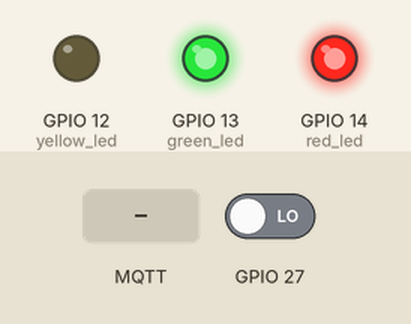
The sketch below on a simulated ESP32. Parts: output pins drawn as LEDs (lit = HIGH). Dashed ring = blinking. Inputs (shaded band) come from the test bench; at power-on: GPIO 27 LOW. WiFi joins after 1.5 s; servers stay silent unless stated; no MQTT or app messages arrive unless stated; what the sketch prints to the serial monitor is not drawn.

Above: at 2.7 s.
2.8 s: GPIO 27 driven HIGH
At 6.8 s:
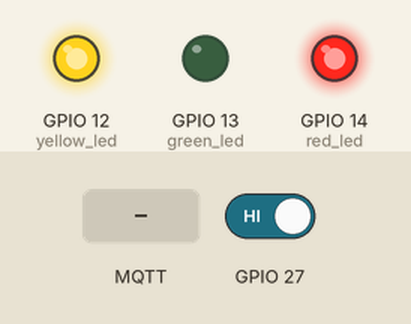
6.9 s: MQTT message "alerta" arrives on the first subscribed topic
At 8.7 s:
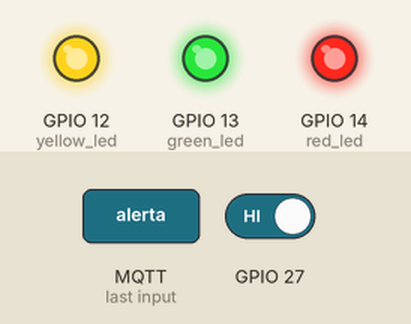
9.0 s: MQTT message "amarelo" arrives on the first subscribed topic
At 10.4 s:
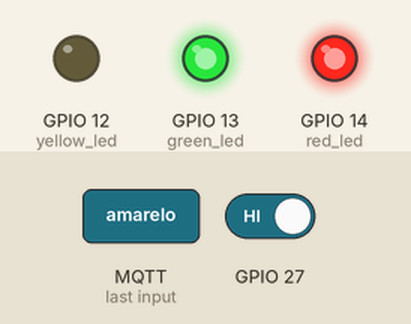
11.0 s: GPIO 27 driven LOW
At 12.0 s:
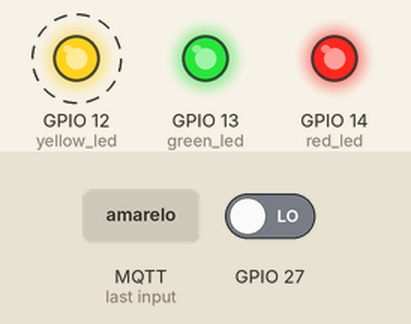
Timing chart, 0 to 18.0 s (numbered marks = the images above; inputs shaded):
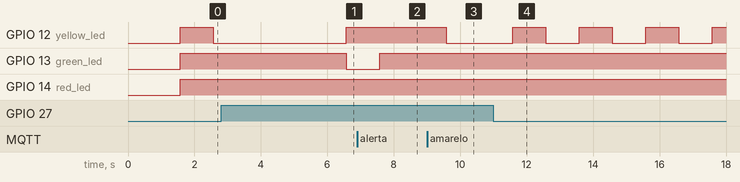

Measured:
- after the input at 2.8 s, GPIO 13 (green_led): HIGH → LOW after 3.8 s
- after the input at 6.9 s, GPIO 13 (green_led): LOW → HIGH after 0.67 s
- after the input at 9.0 s, GPIO 12 (yellow_led): goes on until 9.6 s, then stays LOW
- after the input at 11.0 s, GPIO 12 (yellow_led): alternates HIGH for 1.0 s and LOW for 1.0 s, starting after 0.58 s

The sketch:

semaforo_MQTT_sensor.ino
```cpp
/* Headers */
/* Autor : Gabriel Francisco Barbosa Silva */
#include <WiFi.h> /* Header para uso das funcionalidades de wi-fi do ESP32 */
#include <PubSubClient.h>  /*  Header para uso da biblioteca PubSubClient */

/* Defines do MQTT */
/*
 *
 */
/* IMPORTANTE: recomendamos fortemente alterar os nomes
               desses tópicos. Caso contrário, há grandes
               chances de você enviar e receber mensagens de um ESP32
               de outra pessoa.
*/
/* Tópico MQTT para recepção de informações do broker MQTT para ESP32 */
#define TOPICO_SUBSCRIBE "SEMAFORO_recebe_informacao"
/* Tópico MQTT para envio de informações do ESP32 para broker MQTT */
#define TOPICO_PUBLISH   "SEMAFORO_envia_informacao"
/* id mqtt (para identificação de sessão) */
/* IMPORTANTE: este deve ser único no broker (ou seja,
               se um client MQTT tentar entrar com o mesmo
               id de outro já conectado ao broker, o broker
               irá fechar a conexão de um deles).
*/
#define ID_MQTT  "INCB_Cliente_MQTT"
/*  Variáveis e constantes globais */
/* SSID / nome da rede WI-FI que deseja se conectar */
const char* SSID = "ROILIZ_2G";
/*  Senha da rede WI-FI que deseja se conectar */
const char* PASSWORD = "knn1056c";

/* URL do broker MQTT que deseja utilizar */
const char* BROKER_MQTT = "broker.hivemq.com";
/* Porta do Broker MQTT */
int BROKER_PORT = 1883;

unsigned long tempo_atual = 0;
int tempo = 0;
String estado = "vermelho", msg = "normal";
bool status_yellow_led = 0;

#define red_led 14    //Declara o led vermelho no pino 14 do ESP32
#define yellow_led 12 //Declara o led vermelho no pino 12 do ESP32
#define green_led 13  //Declara o led vermelho no pino 13 do ESP32

/* Variáveis e objetos globais */
WiFiClient espClient;      //Instancia o objeto espClient na Classe WiFiClient da biblioteca WiFi.h
PubSubClient MQTT(espClient); //Instancia o objeto MQTT na Classe PubSubClient da biblioteca PubSubClient.h

//Prototypes
void init_serial(void);
void init_wifi(void);
void init_mqtt(void);
void reconnect_wifi(void);
void mqtt_callback(char* topic, byte* payload, unsigned int length);
void verifica_conexoes_wifi_mqtt(void);

/*
 *  Implementações das funções
 */
void setup()
{
    init_serial();
    init_wifi();
    init_mqtt();
    //Captura o valor do millis para fazer a lógica de tempo do semáforo
    tempo_atual = millis();
    //Definição das portas do ESP32 como de saída
    pinMode(red_led, OUTPUT);
    pinMode(yellow_led, OUTPUT);
    pinMode(green_led, OUTPUT);
}

/* Função: inicializa comunicação serial com baudrate 115200 (para fins de monitorar no terminal serial
*          o que está acontecendo.
* Parâmetros: nenhum
* Retorno: nenhum
*/
void init_serial()
{
    Serial.begin(115200); //Taxa de transmissão da comunicação serial
}

/* Função: inicializa e conecta-se na rede WI-FI desejada
 * Parâmetros: nenhum
 * Retorno: nenhum
 */
void init_wifi(void)
{
    delay(10);
    Serial.println("------Conexao WI-FI------");
    Serial.print("Conectando-se na rede: ");
    Serial.println(SSID);
    Serial.println("Aguarde");
    reconnect_wifi();
}

/* Função: inicializa parâmetros de conexão MQTT(endereço do
 *         broker, porta e seta função de callback)
 * Parâmetros: nenhum
 * Retorno: nenhum
 */
void init_mqtt(void)
{
    /* informa a qual broker e porta deve ser conectado */
    MQTT.setServer(BROKER_MQTT, BROKER_PORT);
    /* atribui função de callback (função chamada quando qualquer informação do
    tópico subescrito chega) */
    MQTT.setCallback(mqtt_callback);
}

/* Função: função de callback
 *          esta função é chamada toda vez que uma informação de
 *          um dos tópicos subescritos chega)
 * Parâmetros: nenhum
 * Retorno: nenhum
 * */
void mqtt_callback(char* topic, byte* payload, unsigned int length)
{
    msg = "";

    //obtem a string do payload recebido
    for(int i = 0; i < length; i++)
    {
       char c = (char)payload[i];
       msg += c;
    }
    Serial.print("[MQTT] Mensagem recebida: ");
    Serial.println(msg);
    if (msg == "alerta"){
      Serial.println("Semaforo em alerta, piscando amarelo.");
      digitalWrite(red_led, HIGH);
      digitalWrite(yellow_led, HIGH);
      digitalWrite(green_led, HIGH);
    }
}

/* Função: reconecta-se ao broker MQTT (caso ainda não esteja conectado ou em caso de a conexão cair)
 *          em caso de sucesso na conexão ou reconexão, o subscribe dos tópicos é refeito.
 * Parâmetros: nenhum
 * Retorno: nenhum
 */
void reconnect_mqtt(void)
{
    while (!MQTT.connected())
    {
        Serial.print("* Tentando se conectar ao Broker MQTT: ");
        Serial.println(BROKER_MQTT);
        if (MQTT.connect(ID_MQTT))
        {
            Serial.println("Conectado com sucesso ao broker MQTT!");
            MQTT.subscribe(TOPICO_SUBSCRIBE);
        }
        else
        {
            Serial.println("Falha ao reconectar no broker.");
            Serial.println("Havera nova tentatica de conexao em 2s");
            delay(2000);
        }
    }
}

/* Função: reconecta-se ao WiFi
 * Parâmetros: nenhum
 * Retorno: nenhum
*/
void reconnect_wifi()
{
    /* se já está conectado a rede WI-FI, nada é feito.
       Caso contrário, são efetuadas tentativas de conexão */
    if (WiFi.status() == WL_CONNECTED)
        return;

    WiFi.begin(SSID, PASSWORD);

    while (WiFi.status() != WL_CONNECTED)
    {
        delay(100);
        Serial.print(".");
    }

    Serial.println();
    Serial.print("Conectado com sucesso na rede ");
    Serial.print(SSID);
    Serial.println("IP obtido: ");
    Serial.println(WiFi.localIP());
}

/* Função: verifica o estado das conexões WiFI e ao broker MQTT.
 *         Em caso de desconexão (qualquer uma das duas), a conexão
 *         é refeita.
 * Parâmetros: nenhum
 * Retorno: nenhum
 */
void verifica_conexoes_wifi_mqtt(void)
{
    /* se não há conexão com o WiFI, a conexão é refeita */
    reconnect_wifi();
    /* se não há conexão com o Broker, a conexão é refeita */
    if (!MQTT.connected())
        reconnect_mqtt();
}

/* programa principal */
void loop()
{
    /* garante funcionamento das conexões WiFi e ao broker MQTT */
    verifica_conexoes_wifi_mqtt();
    /* Envia frase ao broker MQTT */
    bool ir_sensor = digitalRead(27);
    //Serial.println(ir_sensor);
    tempo = millis() - tempo_atual;

    //Liga o LED vermelho quando o tempo de 11 segundos estourar
    if ((tempo > 11000)and(estado == "amarelo")and(msg == "normal")and(ir_sensor == 1)){
      estado = "vermelho";
      MQTT.publish(TOPICO_PUBLISH, "Semaforo Vermelho.");
      digitalWrite(red_led, LOW);
      digitalWrite(yellow_led, HIGH);
      digitalWrite(green_led, HIGH);
      tempo_atual = millis();
    }

    //Liga o LED amarelo quando o tempo de 8 segundos estourar
    else if ((tempo > 8000)and(estado == "verde")and(msg == "normal")and(ir_sensor == 1)){
      estado = "amarelo";
      MQTT.publish(TOPICO_PUBLISH, "Semaforo Amarelo.");
      digitalWrite(red_led, HIGH);
      digitalWrite(yellow_led, LOW);
      digitalWrite(green_led, HIGH);
    }

    //Liga o LED verde quando o tempo de 4 segundos estourar
    else if ((tempo > 4000)and(estado == "vermelho")and(msg == "normal")and(ir_sensor == 1)){
      estado = "verde";
      MQTT.publish(TOPICO_PUBLISH, "Semaforo Verde.");
      digitalWrite(red_led, HIGH);
      digitalWrite(yellow_led, HIGH);
      digitalWrite(green_led, LOW);
    }

    //Se receber a mensagem "alerta" via MQTT o semáforo ficará com o Led Amarelo piscando
    if ((msg == "alerta") or (ir_sensor == 0)){
      MQTT.publish(TOPICO_PUBLISH, "Semaforo em ALERTA.");
      digitalWrite(red_led, HIGH);
      digitalWrite(green_led, HIGH);
      status_yellow_led = !status_yellow_led;
      digitalWrite(yellow_led, status_yellow_led);
      tempo_atual = millis();
    }

    /* keep-alive da comunicação com broker MQTT */
    MQTT.loop();
    /* Agurda 1 segundo para próximo envio */
    delay(1000);
}
```
